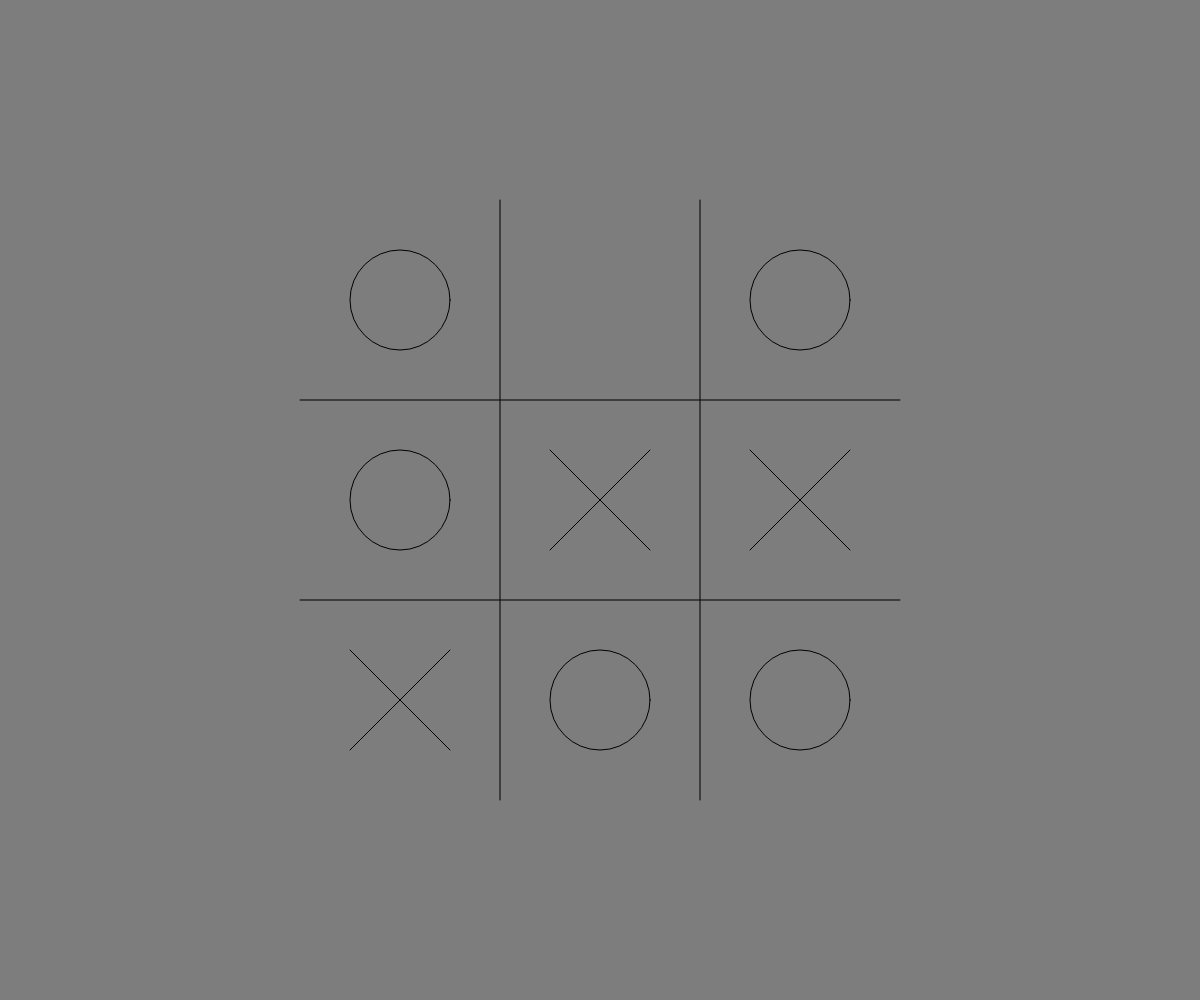
Frame 1 (no input)
Frame 60 (no input): identical to frame 1, image omitted
Frame 120 (the mouse pressed at the canvas centre since frame 60): identical to frame 1, image omitted

The p5.js sketch that drew this single still picture (run headless with seeded random() and noise() and a simulated clock; from frame 60 on, the mouse is pressed at the canvas centre):

// p5.js sketch
// ── sketch.js
let width
let height

function setup() {
  width = windowWidth
  height = windowHeight
  createCanvas(width, height)
  board = new Board(width, height)
}

function draw() {
  background(125)
  board.draw()
}

// ── board.js
class Board{
  constructor(width, height) {
    this.width = width
    this.height = height
    this.symbol = ['O', ' ', 'O', 'O', 'X', 'X', 'X', 'O', 'O']
    this.drawSetup()
  }

  drawSetup() {
    let center = { x: this.width / 2, y: this.height / 2 };
    let blockWidth = this.height / 5
    let lineLength = this.height * 0.6
    this.boardLines = [
      {
        x1: center.x - lineLength/2, y1: center.y - blockWidth/2,
        x2: center.x + lineLength/2, y2: center.y - blockWidth/2
      },
      {
        x1: center.x - lineLength/2, y1: center.y + blockWidth/2,
        x2: center.x + lineLength/2, y2: center.y + blockWidth/2
      },
      {
        x1: center.x - blockWidth/2, y1: center.y - lineLength/2,
        x2: center.x - blockWidth/2, y2: center.y + lineLength/2
      },
      {
        x1: center.x + blockWidth/2, y1: center.y - lineLength/2,
        x2: center.x + blockWidth/2, y2: center.y + lineLength/2
      }
    ]
    this.symbolCoord = [
      { x: center.x - blockWidth, y: center.y - blockWidth },
      { x: center.x,              y: center.y - blockWidth },
      { x: center.x + blockWidth, y: center.y - blockWidth },
      { x: center.x - blockWidth, y: center.y              },
      { x: center.x,              y: center.y              },
      { x: center.x + blockWidth, y: center.y              },
      { x: center.x - blockWidth, y: center.y + blockWidth },
      { x: center.x,              y: center.y + blockWidth },
      { x: center.x + blockWidth, y: center.y + blockWidth }
    ]
    this.drawLine = function(_line) {
      line(_line.x1, _line.y1, _line.x2, _line.y2)
    }
    this.drawSymbol = function(symbol, coord) {
      print(symbol)
      if (symbol == 'O') {
        this.drawO(coord)
      }
      else if (symbol == 'X') {
        this.drawX(coord)
      }
    }
    this.drawO = function(_coord) {
      noFill()
      circle(_coord.x, _coord.y, blockWidth/2)
      fill(255)
    }
    this.drawX = function(_coord) {
      let slashes = [
        {
          x1: _coord.x + blockWidth/4,
          y1: _coord.y + blockWidth/4,
          x2: _coord.x - blockWidth/4,
          y2: _coord.y - blockWidth/4
        },
        {
          x1: _coord.x - blockWidth/4,
          y1: _coord.y + blockWidth/4,
          x2: _coord.x + blockWidth/4,
          y2: _coord.y - blockWidth/4
        }
      ]
      for (let slash of slashes) {
        this.drawLine(slash)
      }
    }
  }

  draw() {
    for (let boardLine of this.boardLines) {
      this.drawLine(boardLine)
    }
    for (let i = 0; i < 9; i++) {
      this.drawSymbol(this.symbol[i], this.symbolCoord[i])
    }
  }
}

// ── macro.js
// macro for player
const PLAYER1 = 0
const PLAYER2 = 1
// state of game board
const GOON = 0
const OWIN = 1
const XWIN = 2
const DRAW = 3
// score for a leaf node state
const WINSCORE = 3
const GOONSCORE = 2
const DRAWSCORE = 1
const LOSESCORE = 0

// ── player.js
class HumanPlayer {
  constructor() {
    this.symbol = ' '
  }

  setSymbol(symbol) {
    this.symbol = symbol
  }

  move(symbols) {
    let idx = -1
    idx = board.getIdxByCoord(playerCoord)
    return idx
  }
}

class ComputerPlayer {
  constructor() {
    this.symbol = ' '
  }

  setSymbol(symbol) {
    this.symbol = symbol
  }

  move(symbols) {
    let cnt = 0
    for (let symbol of symbols) {
      cnt += symbol == ' '
    }

    if (cnt == 9) {
      return Math.round(random(0, 9))
    }
    let gameTree = new GameTree(symbols, this.symbol)
    gameTree.build()
    return gameTree.getBestMove()
  }
}

// ── tree.js
function getScore(symbols, symbol) {
  let score
  let state = board.checkState(symbols)

  if (state == DRAW) {
    score = DRAWSCORE
  } else if (state == GOON) {
    score = GOONSCORE
  } else if ((state == OWIN && symbol == 'O') || (state == XWIN && symbol == 'X')) {
    score = WINSCORE
  } else {
    score = LOSESCORE
  }

  return score
}

class GameTree {
  constructor(symbols, symbol) {
    this.root = new GameTreeNode()
    this.symbols = symbols
    this.symbol = symbol
  }

  __buildMinimaxWithPrune(node, alpha, beta, minimaxType) {
    if (node.score != undefined) {
      return
    }

    if (minimaxType == 'max') {
      let val = -Infinity
      for (let child of node.children) {
        this.__buildMinimaxWithPrune(child, alpha, beta, 'min')
        val = Math.max(val, child.score)
        alpha = Math.max(alpha, val)
        if (beta <= alpha) {
          break
        }
      }
      node.score = val
    } else {
      let val = Infinity
      for (let child of node.children) {
        this.__buildMinimaxWithPrune(child, alpha, beta, 'max')
        val = Math.min(val, child.score)
        beta = Math.min(beta, val)
        if (beta <= alpha) {
          break
        }
      }
      node.score = val
    }
  }

  __buildMinimax(node, minimaxType) {
    if (node.score != undefined) {
      return
    }

    if (minimaxType == 'max') {
      let val = -Infinity
      for (let child of node.children) {
        this.__buildMinimax(child, 'min')
        val = Math.max(val, child.score)
      }
      node.score = val
    } else {
      let val = Infinity
      for (let child of node.children) {
        this.__buildMinimax(child, 'max')
        val = Math.min(val, child.score)
      }
      node.score = val
    }
  }

  __buildHelper(node, symbols, symbol, currDepth, destDepth) {
    if (node.move != undefined) {
      symbols[node.move] = symbol
    } else {
      symbol = symbol == 'O' ? 'X' : 'O'
    }

    let state = board.checkState(symbols)
    if (currDepth == destDepth || state != GOON) {
      node.score = getScore(symbols, this.symbol)
      return
    }

    for (let i = 0; i < 9; i++) {
      if (!board.isValidMove(symbols, i)) {
        continue
      }

      let child = new GameTreeNode(i)
      let copiedSymbols = Array.from(symbols)
      let childSymbol = symbol == 'O' ? 'X' : 'O'
      node.children.push(child)
      this.__buildHelper(child, copiedSymbols, childSymbol, currDepth+1, destDepth)
    }
  }

  __buildMix(node, symbols, symbol, currDepth, destDepth, alpha, beta, minimaxType) {
    if (node.move != undefined) {
      symbols[node.move] = symbol
    } else {
      symbol = symbol == 'O' ? 'X' : 'O'
    }

    let state = board.checkState(symbols)
    if (currDepth == destDepth || state != GOON) {
      node.score = getScore(symbols, this.symbol)
      return
    }

    if (minimaxType == 'max') {
      let val = -Infinity
      for (let i = 0; i < 9; i++) {
        if (!board.isValidMove(symbols, i)) {
          continue
        }
        let child = new GameTreeNode(i)
        let copiedSymbols = Array.from(symbols)
        let childSymbol = symbol == 'O' ? 'X' : 'O'
        node.children.push(child)
        this.__buildMix(child, copiedSymbols, childSymbol, currDepth+1, destDepth, alpha, beta, 'min')
        val = Math.max(val, child.score)
        alpha = Math.max(alpha, val)
        if (beta <= alpha) {
          break
        }
      }
      node.score = val
    } else {
      let val = Infinity
      for (let i = 0; i < 9; i++) {
        if (!board.isValidMove(symbols, i)) {
          continue
        }
        let child = new GameTreeNode(i)
        let copiedSymbols = Array.from(symbols)
        let childSymbol = symbol == 'O' ? 'X' : 'O'
        node.children.push(child)
        this.__buildMix(child, copiedSymbols, childSymbol, currDepth+1, destDepth, alpha, beta, 'max')
        val = Math.min(val, child.score)
        beta = Math.min(beta, val)
        if (beta <= alpha) {
          break
        }
      }
      node.score = val
    }
  }

  build() {
    // this.__buildHelper(this.root, this.symbols, this.symbol, 0, Infinity)
    // this.__buildMinimax(this.root, 'max')
    // this.__buildMinimaxWithPrune(this.root, -Infinity, Infinity, 'max')
    this.__buildMix(this.root, this.symbols, this.symbol, 0, Infinity, -Infinity, Infinity, 'max')

    let bestMove, maxVal = -Infinity
    for (let child of this.root.children) {
      if (child.score > maxVal) {
        maxVal = child.score
        bestMove = child.move
      }
    }
    this.root.move = bestMove
  }

  getBestMove() {
    return this.root.move
  }
}

class GameTreeNode {
  constructor(move, score, children) {
    this.move = move
    this.score = score
    this.children = children || []
  }
}
